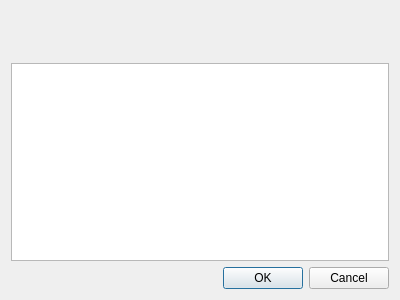
<?xml version="1.0" encoding="UTF-8"?>
<ui version="4.0">
 <class>NewsDialog</class>
 <widget class="QDialog" name="NewsDialog">
  <property name="geometry">
   <rect>
    <x>0</x>
    <y>0</y>
    <width>400</width>
    <height>300</height>
   </rect>
  </property>
  <property name="windowTitle">
   <string>Dialog</string>
  </property>
  <layout class="QVBoxLayout" name="verticalLayout">
   <item>
    <widget class="QLabel" name="label_title">
     <property name="font">
      <font>
       <pointsize>17</pointsize>
      </font>
     </property>
     <property name="text">
      <string/>
     </property>
     <property name="alignment">
      <set>Qt::AlignCenter</set>
     </property>
    </widget>
   </item>
   <item>
    <widget class="QLabel" name="label_dt">
     <property name="text">
      <string/>
     </property>
    </widget>
   </item>
   <item>
    <widget class="QTextBrowser" name="textBrowser"/>
   </item>
   <item>
    <widget class="QDialogButtonBox" name="buttonBox">
     <property name="orientation">
      <enum>Qt::Horizontal</enum>
     </property>
     <property name="standardButtons">
      <set>QDialogButtonBox::Cancel|QDialogButtonBox::Ok</set>
     </property>
    </widget>
   </item>
  </layout>
 </widget>
 <resources/>
 <connections>
  <connection>
   <sender>buttonBox</sender>
   <signal>accepted()</signal>
   <receiver>NewsDialog</receiver>
   <slot>accept()</slot>
   <hints>
    <hint type="sourcelabel">
     <x>248</x>
     <y>254</y>
    </hint>
    <hint type="destinationlabel">
     <x>157</x>
     <y>274</y>
    </hint>
   </hints>
  </connection>
  <connection>
   <sender>buttonBox</sender>
   <signal>rejected()</signal>
   <receiver>NewsDialog</receiver>
   <slot>reject()</slot>
   <hints>
    <hint type="sourcelabel">
     <x>316</x>
     <y>260</y>
    </hint>
    <hint type="destinationlabel">
     <x>286</x>
     <y>274</y>
    </hint>
   </hints>
  </connection>
 </connections>
</ui>
